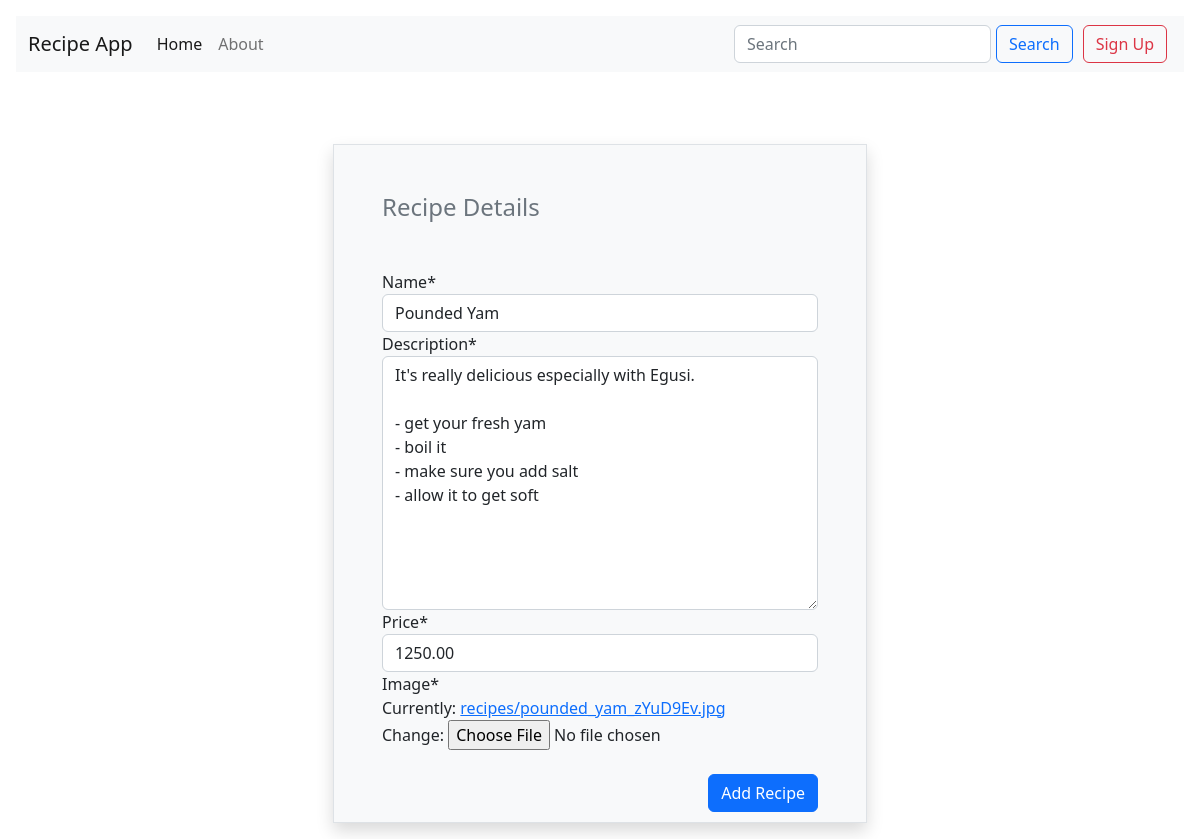
Page /update-recipe/25/ on the committed database.
### recipe_app/models.py (models this page shows, shortened)
class Recipe(models.Model):
    name = models.CharField(max_length=100)
    description = models.TextField()
    price = models.DecimalField(decimal_places=2, max_digits=10)
    image = models.ImageField(upload_to="recipes/")
    owner = models.ForeignKey(User, on_delete=models.CASCADE, null=True)
    date_created = models.DateTimeField(auto_now=True)

### recipe_app/views.py (the view, shortened to what this page needs)
# urls.py: path("update-recipe/<int:pk>/", views.RecipeUpdateView.as_view(), name="update-recipe"),
class RecipeUpdateView(UpdateView, LoginRequiredMixin, UserPassesTestMixin):
    model = Recipe
    fields = ["name", "description", "price", "image"]

### templates/recipe_app/recipe_form.html (shortened to what this page needs)
{% extends "recipe_app/layout.html" %}
{% block content %} {%load crispy_forms_tags %}
<!DOCTYPE html>
<html lang="en">
  <head>
    <link
      href="https://cdn.jsdelivr.net/npm/bootstrap@5.2.1/dist/css/bootstrap.min.css"
      rel="stylesheet"
    />
  </head>
  <body>
    <div class="container">
      <div class="row">
        <div class="col-md-6 offset-md-3">
          <div class="signup-form">
            <form
              action=""
              method="POST"
              class="mt-5 border p-5 bg-light shadow"
              enctype="multipart/form-data"
            >
              <h4 class="mb-5 text-secondary">Recipe Details</h4>
              {{ form | crispy }}
              <br />
              <div class="col-md-12">
                <button class="btn btn-primary float-end">Add Recipe</button>
              </div>
            </form>
          </div>
        </div>
      </div>
    </div>
  </body>
</html>
{% endblock content %}

### rows in the picture
Recipe: name "Pounded Yam", description "It's really delicious especially with Egusi. - get your fresh yam - boil it - make sure you add salt - allow it to get soft", price "1250.00"
